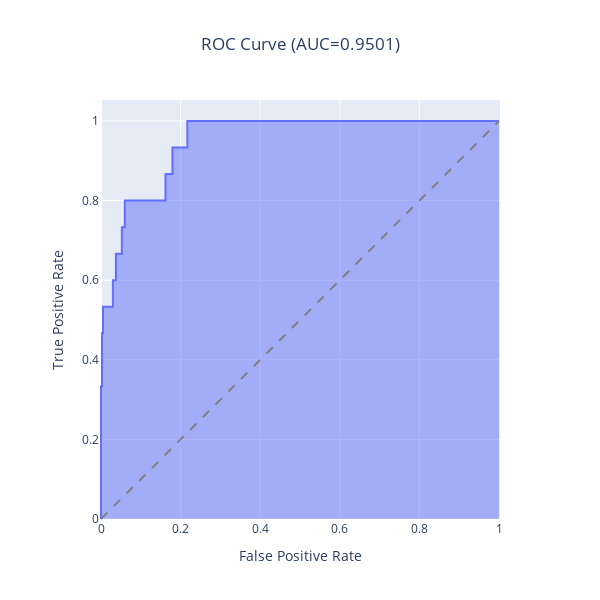

Source (notebook cell):
### Code cell
# CREATE ROC CURVE TO SELECT THRESHOLD p

from eppi_text_classification.predict import predict_scores
from eppi_text_classification.plotly_roc import plotly_roc

y_test_pred_probs = predict_scores(model, X_test)
plotly_roc(y_test, y_test_pred_probs)

### Figure 1 — Plotly figure (JSON) as saved in the notebook; plotly's stock layout.template omitted (floating-point values rounded to 4 significant figures)
{"data": [{"customdata": [["inf"], ["15.18"], ["5.518"], ["4.859"], ["0.04137"], ["-0.1422"], ["-1.569"], ["-4.997"], ["-5.254"], ["-6.461"], ["-6.794"], ["-8.012"], ["-8.029"], ["-8.335"], ["-8.476"], ["-13.59"], ["-13.6"], ["-13.9"], ["-13.91"], ["-14.99"], ["-15.01"], ["-20.76"], ["-20.77"], ["-22.97"], ["-23.03"], ["-23.7"], ["-23.77"], ["-29.99"]], "fillpattern": {"shape": ""}, "hovertemplate": "False Positive Rate=%{x}<br>True Positive Rate=%{y}<br>Threshold=%{customdata[0]}<extra></extra>", "legendgroup": "", "line": {"color": "#636efa"}, "marker": {"symbol": "circle"}, "mode": "lines", "name": "", "orientation": "v", "showlegend": false, "stackgroup": "1", "type": "scatter", "x": [0, 0, 0, 0.002494, 0.002494, 0.004988, 0.004988, 0.02993, 0.02993, 0.03741, 0.03741, 0.05237, 0.05237, 0.05985, 0.05985, 0.1621, 0.1621, 0.1796, 0.1796, 0.217, 0.217, 0.6309, 0.6409, 0.7506, 0.7581, 0.803, 0.8329, 1], "xaxis": "x", "y": [0, 0.1333, 0.3333, 0.3333, 0.4667, 0.4667, 0.5333, 0.5333, 0.6, 0.6, 0.6667, 0.6667, 0.7333, 0.7333, 0.8, 0.8, 0.8667, 0.8667, 0.9333, 0.9333, 1, 1, 1, 1, 1, 1, 1, 1], "yaxis": "y"}], "layout": {"height": 600, "legend": {"tracegroupgap": 0}, "shapes": [{"line": {"color": "grey", "dash": "dash"}, "type": "line", "x0": 0, "x1": 1, "y0": 0, "y1": 1}], "title": {"text": "ROC Curve (AUC=0.9501)", "x": 0.5, "xanchor": "center"}, "width": 600, "xaxis": {"anchor": "y", "constrain": "domain", "domain": [0, 1], "title": {"text": "False Positive Rate"}}, "yaxis": {"anchor": "x", "domain": [0, 1], "scaleanchor": "x", "scaleratio": 1, "title": {"text": "True Positive Rate"}}}}
